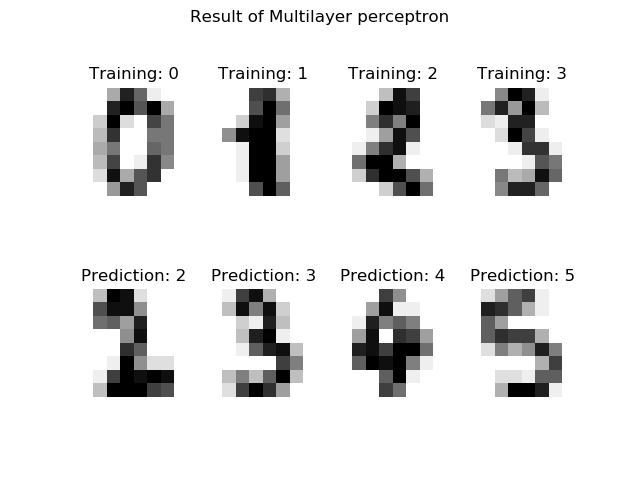

Python code for this plot:
from sklearn import datasets
from sklearn.neural_network import MLPClassifier
from sklearn import metrics
import matplotlib.pyplot as plt

digits = datasets.load_digits()
n_samples = len(digits.images)
data = digits.images.reshape((n_samples, -1))
labels = digits.target
split_point = int(n_samples * 0.8)

clf = MLPClassifier(solver='adam', hidden_layer_sizes=350, learning_rate_init=0.001)
clf.fit(data[:split_point], labels[:split_point])

predicted = clf.predict(data[split_point:])
expected = labels[split_point:]

print('Classification report:')
print(metrics.classification_report(expected, predicted))
print()
print('Confusion matrix:')
print(metrics.confusion_matrix(expected, predicted))

images_and_labels = list(zip(digits.images, digits.target))
for index, (image, label) in enumerate(images_and_labels[:4]):
    plt.subplot(2, 4, index + 1)
    plt.axis('off')
    plt.imshow(image, cmap=plt.cm.gray_r, interpolation='nearest')
    plt.title('Training: %i' % label)

images_and_predictions = list(zip(digits.images[split_point:], predicted))
for index, (image, prediction) in enumerate(images_and_predictions[:4]):
    plt.subplot(2, 4, index + 5)
    plt.axis('off')
    plt.imshow(image, cmap=plt.cm.gray_r, interpolation='nearest')
    plt.title('Prediction: %i' % prediction)

plt.suptitle('Result of Multilayer perceptron')
plt.savefig('MLP.png')
plt.show()
